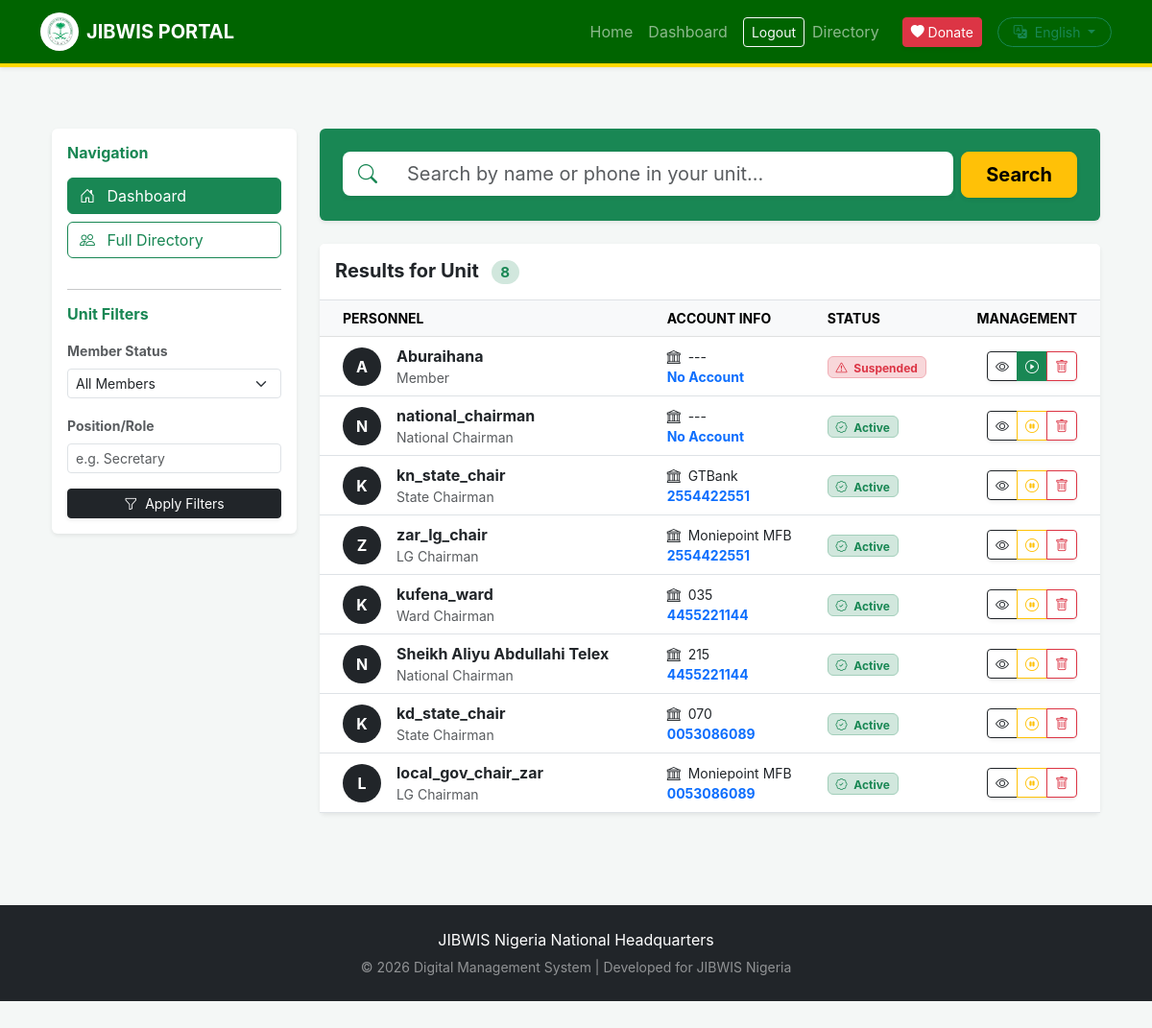
/search/ (signed in), run on an earlier commit of the app's database.
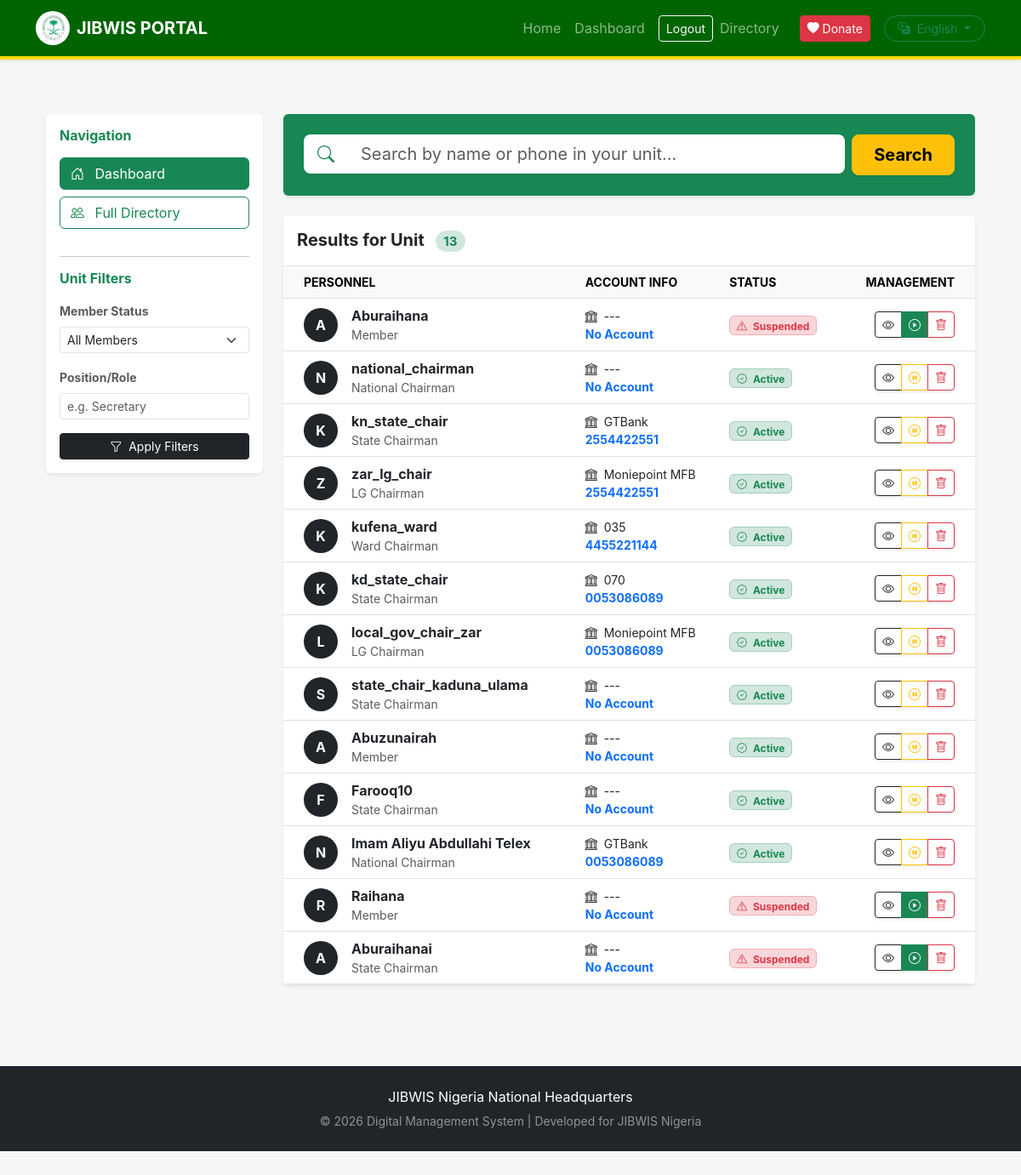
And on a later commit of the database.
### accounts/models.py (models this page shows)
class User(AbstractUser):
    phone_number = models.CharField(max_length=15, blank=True, null=True)
    BANK_CHOICES = [
        ('044', 'Access Bank'), ('011', 'First Bank'), ('058', 'GTBank'),
        ('057', 'Zenith Bank'), ('033', 'UBA'), ('050', 'EcoBank'),
        ('50515', 'Moniepoint MFB'), ('999992', 'OPay'), ('999991', 'PalmPay'),
    ]
    bank_code = models.CharField(max_length=10, choices=BANK_CHOICES, blank=True, null=True)
    account_number = models.CharField(max_length=10, blank=True, null=True)
    account_name = models.CharField(max_length=100, blank=True, null=True, help_text="Verified name from Bank")
    paystack_recipient_code = models.CharField(max_length=100, blank=True, null=True)
    EDUCATION_LEVELS = [
        ('primary', 'Primary'), ('secondary', 'Secondary/SSCE'),
        ('tertiary', 'College/NCE'), ('polytechnics', 'Certificate/ND'),
        ('undergraduate', 'Undergraduate'), ('graduate', 'Graduate (BSc/HND)'),
        ('postgraduate', 'Postgraduate (MSc/PhD)'), ('specialized', 'Specialized/Technical'),
    ]
    education_level = models.CharField(max_length=20, choices=EDUCATION_LEVELS, blank=True)
    course_of_study = models.CharField(max_length=255, blank=True)
    is_graduated = models.BooleanField(default=False)
    graduation_year = models.PositiveIntegerField(null=True, blank=True)
    groups = models.ManyToManyField('auth.Group', related_name='custom_user_groups', blank=True)
    user_permissions = models.ManyToManyField('auth.Permission', related_name='custom_user_permissions', blank=True)

class Profile(models.Model):
    user = models.ForeignKey(User, on_delete=models.CASCADE, related_name='profiles')
    unit = models.ForeignKey(OrganizationUnit, on_delete=models.CASCADE)
    position = models.CharField(max_length=100)
    profile_picture = models.ImageField(upload_to='profiles/', null=True, blank=True)
    education_level = models.CharField(max_length=100, blank=True, null=True)
    course_of_study = models.CharField(max_length=255, blank=True, null=True)
    graduation_year = models.IntegerField(blank=True, null=True)
    is_active = models.BooleanField(default=False) # Approval Switch

### accounts/views.py (the view, shortened to what this page needs)
# urls.py: path('search/', views.member_search, name='member_search'),
@login_required
def member_search(request):
    query = request.GET.get('q', '')
    category = request.GET.get('category', '')
    level = request.GET.get('level', '')
    results = User.objects.all().prefetch_related('profiles__unit')
    if category:
        results = results.filter(profiles__unit__category=category)
    if level:
        results = results.filter(profiles__unit__level=level)
    results = results.distinct()
    context = {
        'members': results,
        'query': query,
        'category': category,
        'level': level,
        'categories': OrganizationUnit.CATEGORY_CHOICES,
        'levels': OrganizationUnit.LEVEL_CHOICES,
    }
    return render(request, 'accounts/search.html', context)

### templates/accounts/search.html (shortened to what the changed rows need)
{% extends 'base.html' %}
{% load i18n %}
{% block content %}
<div class="container-fluid py-4">
    <div class="row">
        <div class="col-md-9">
            <div class="card shadow-sm border-0">
                <div class="card-header bg-white py-3 d-flex justify-content-between align-items-center border-bottom">
                    <h5 class="mb-0 fw-bold text-dark">
                        {% trans "Results for" %} {{ leader_profile.unit.name|default:"Unit" }}
                        <span class="badge bg-success-subtle text-success rounded-pill ms-2">{{ members|length }}</span>
                    </h5>
                </div>
                <div class="table-responsive">
                    <table class="table table-hover align-middle mb-0">
                        <thead class="table-light">
                            <tr class="small text-uppercase">
                                <th class="ps-4">{% trans "Personnel" %}</th>
                                <th>{% trans "Account Info" %}</th>
                                <th>{% trans "Status" %}</th>
                                <th class="text-end pe-4">{% trans "Management" %}</th>
                            </tr>
                        </thead>
                        <tbody>
                            {% for member in members %}
                            {% with profile=member.profiles.first %}
                            <tr>
                                <td class="ps-4">
                                    <div class="d-flex align-items-center">
                                        <div class="avatar-sm me-3 bg-dark text-white rounded-circle d-flex align-items-center justify-content-center fw-bold" style="width: 40px; height: 40px;">
                                            {{ member.username|slice:":1"|upper }}
                                        </div>
                                        <div>
                                            <div class="fw-bold text-dark">{{ member.get_full_name|default:member.username }}</div>
                                            <div class="text-muted small">{{ profile.position|default:"Member" }}</div>
                                        </div>
                                    </div>
                                </td>
                                <td>
                                    <div class="small">
                                        <i class="bi bi-bank me-1"></i> {{ member.get_bank_code_display|default:"---" }}<br>
                                        <span class="text-primary fw-bold">{{ member.account_number|default:"No Account" }}</span>
                                    </div>
                                </td>
                                <td>
                                    {% if profile.is_active %}
                                        <span class="badge bg-success-subtle text-success border border-success-subtle">
                                            <i class="bi bi-patch-check me-1"></i> {% trans "Active" %}
                                        </span>
                                    {% else %}
                                        <span class="badge bg-danger-subtle text-danger border border-danger-subtle">
                                            <i class="bi bi-exclamation-triangle me-1"></i> {% trans "Suspended" %}
                                        </span>
                                    {% endif %}
                                </td>
                                <td class="text-end pe-4">
                                    <div class="btn-group shadow-sm">
                                        <a href="{% url 'member_detail' member.id %}" class="btn btn-sm btn-outline-dark" title="{% trans 'View File' %}">
                                            <i class="bi bi-eye"></i>
                                        </a>
                                        {% if profile.is_active %}
                                            <button onclick="deactivateWithReason('{{ member.id }}', '{{ member.get_full_name|addslashes }}')" class="btn btn-sm btn-outline-warning" title="{% trans 'Suspend' %}">
                                                <i class="bi bi-pause-circle"></i>
                                            </button>
                                        {% else %}
                                            <a href="{% url 'toggle_member_status' member.id %}" class="btn btn-sm btn-success" title="{% trans 'Activate' %}">
                                                <i class="bi bi-play-circle"></i>
                                            </a>
                                        {% endif %}
                                        <button onclick="confirmPermanentDelete('{{ member.id }}', '{{ member.get_full_name|addslashes }}')" class="btn btn-sm btn-outline-danger" title="{% trans 'Permanent Removal' %}">
                                            <i class="bi bi-trash"></i>
                                        </button>
                                    </div>
                                </td>
                            </tr>
                            {% endwith %}
                            {% endfor %}
                        </tbody>
                    </table>
                </div>
            </div>
        </div>
    </div>
</div>
{% endblock %}

What changed in the data, as far as the page shows it:
removed User: username "N", get_full_name "Sheikh Aliyu Abdullahi Telex", profiles.first.position "National Chairman", bank_code "215", account_number "4455221144"
added User: username "S", get_full_name "state_chair_kaduna_ulama", profiles.first.position "State Chairman", bank_code "---", account_number "No Account"
added User: username "A", get_full_name "Abuzunairah", profiles.first.position "Member", bank_code "---", account_number "No Account"
added User: username "F", get_full_name "Farooq10", profiles.first.position "State Chairman", bank_code "---", account_number "No Account"
added User: username "N", get_full_name "Imam Aliyu Abdullahi Telex", profiles.first.position "National Chairman", bank_code "GTBank", account_number "0053086089"
added User: username "R", get_full_name "Raihana", profiles.first.position "Member", bank_code "---", account_number "No Account"
added User: username "A", get_full_name "Aburaihanai", profiles.first.position "State Chairman", bank_code "---", account_number "No Account"
Also different on the page:
{{ members|length }}: "8" → "13"
